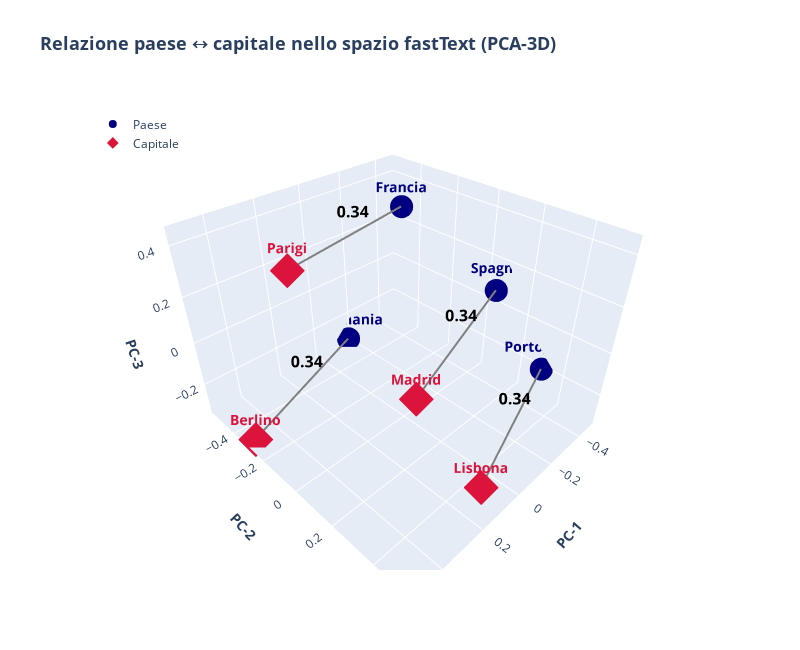

Source (notebook cell):
### Code cell
# ----------------------------------------------------------
# Interactive 3D Plot
# ----------------------------------------------------------
import sys, subprocess
try:
    import plotly.graph_objects as go
except ImportError:
    subprocess.check_call([sys.executable, "-m", "pip", "install", "-q", "plotly>=5.19"])
    import plotly.graph_objects as go

from sklearn.decomposition import PCA
from sklearn.metrics.pairwise import cosine_similarity
import numpy as np

def plot_3d(
    pairs,
    figsize=(800, 650),
    font_size=14,
    line_width=4,
    marker_country=8,
    marker_capital=9
):
    # --------- vettori normalizzati ---------
    words = [w for p in pairs for w in p]
    vecs  = np.vstack([_unit(w2v[w]) for w in words])
    coords = PCA(n_components=3, random_state=42).fit_transform(vecs)
    coords_country = coords[0::2]
    coords_capital = coords[1::2]

    traces = []

    # --------- Paesi ----------
    traces.append(go.Scatter3d(
        x=coords_country[:,0], y=coords_country[:,1], z=coords_country[:,2],
        mode="markers+text",
        marker=dict(size=marker_country, color="navy"),
        text=[f"<b>{c}</b>" for c,_ in pairs],
        textposition="top center",
        textfont=dict(size=font_size, color="navy"),
        name="Paese"
    ))

    # --------- Capitali ----------
    traces.append(go.Scatter3d(
        x=coords_capital[:,0], y=coords_capital[:,1], z=coords_capital[:,2],
        mode="markers+text",
        marker=dict(size=marker_capital, color="crimson", symbol="diamond"),
        text=[f"<b>{cap}</b>" for _,cap in pairs],
        textposition="top center",
        textfont=dict(size=font_size, color="crimson"),
        name="Capitale"
    ))

    # --------- Segmenti + distanza ----------
    for i, (country, capital) in enumerate(pairs):
        x = [coords_country[i,0], coords_capital[i,0]]
        y = [coords_country[i,1], coords_capital[i,1]]
        z = [coords_country[i,2], coords_capital[i,2]]

        # linea
        traces.append(go.Scatter3d(
            x=x, y=y, z=z,
            mode="lines",
            line=dict(color="gray", width=line_width),
            showlegend=False
        ))

        # distanza coseno
        dist = 1 - cosine_similarity([_unit(w2v[country])],
                                     [_unit(w2v[capital])])[0,0]
        xm, ym, zm = np.mean(x), np.mean(y), np.mean(z)
        traces.append(go.Scatter3d(
            x=[xm], y=[ym], z=[zm],
            mode="text",
            text=[f"<b>{dist:.2f}</b>"],
            textfont=dict(size=font_size + 2, color="black"),
            showlegend=False
        ))

    # --------- helper titolo asse ----------
    def axis_title(txt):
        return dict(title=dict(text=f"<b>{txt}</b>",
                               font=dict(size=font_size)))

    # --------- Layout ----------
    layout = go.Layout(
        title=dict(text="<b>Relazione paese ↔ capitale nello spazio fastText (PCA-3D)</b>",
                   font=dict(size=18)),
        width=figsize[0], height=figsize[1],
        scene=dict(
            xaxis=axis_title("PC-1"),
            yaxis=axis_title("PC-2"),
            zaxis=axis_title("PC-3"),
            aspectmode="data"
        ),
        legend=dict(font=dict(size=font_size-2), x=0.02, y=0.98)
    )

    go.Figure(data=traces, layout=layout).show()


# ------------- ESEMPIO -------------
pairs = [
    ("Francia",  "Parigi"),
    ("Portogallo", "Lisbona"),
    ("Spagna",   "Madrid"),
    ("Germania", "Berlino")
]

plot_3d(pairs)

### Figure 1 — Plotly figure (JSON) as saved in the notebook; plotly's stock layout.template omitted (floating-point values rounded to 4 significant figures)
{"data": [{"marker": {"color": "navy", "size": 8}, "mode": "markers+text", "name": "Paese", "text": ["<b>Francia</b>", "<b>Portogallo</b>", "<b>Spagna</b>", "<b>Germania</b>"], "textfont": {"color": "navy", "size": 14}, "textposition": "top center", "type": "scatter3d", "x": [-0.303, -0.471, -0.4255, -0.1662], "y": [-0.3194, 0.3136, 0.08554, -0.5367], "z": [0.3653, -0.1938, 0.09925, -0.3189]}, {"marker": {"color": "crimson", "size": 9, "symbol": "diamond"}, "mode": "markers+text", "name": "Capitale", "text": ["<b>Parigi</b>", "<b>Lisbona</b>", "<b>Madrid</b>", "<b>Berlino</b>"], "textfont": {"color": "crimson", "size": 14}, "textposition": "top center", "type": "scatter3d", "x": [0.4058, 0.1918, 0.2599, 0.5081], "y": [-0.08303, 0.5275, 0.3052, -0.2926], "z": [0.4452, -0.172, 0.09978, -0.3247]}, {"line": {"color": "gray", "width": 4}, "mode": "lines", "showlegend": false, "type": "scatter3d", "x": [-0.303, 0.4058], "y": [-0.3194, -0.08303], "z": [0.3653, 0.4452]}, {"mode": "text", "showlegend": false, "text": ["<b>0.34</b>"], "textfont": {"color": "black", "size": 16}, "type": "scatter3d", "x": [0.05142], "y": [-0.2012], "z": [0.4052]}, {"line": {"color": "gray", "width": 4}, "mode": "lines", "showlegend": false, "type": "scatter3d", "x": [-0.471, 0.1918], "y": [0.3136, 0.5275], "z": [-0.1938, -0.172]}, {"mode": "text", "showlegend": false, "text": ["<b>0.34</b>"], "textfont": {"color": "black", "size": 16}, "type": "scatter3d", "x": [-0.1396], "y": [0.4205], "z": [-0.1829]}, {"line": {"color": "gray", "width": 4}, "mode": "lines", "showlegend": false, "type": "scatter3d", "x": [-0.4255, 0.2599], "y": [0.08554, 0.3052], "z": [0.09925, 0.09978]}, {"mode": "text", "showlegend": false, "text": ["<b>0.34</b>"], "textfont": {"color": "black", "size": 16}, "type": "scatter3d", "x": [-0.0828], "y": [0.1954], "z": [0.09951]}, {"line": {"color": "gray", "width": 4}, "mode": "lines", "showlegend": false, "type": "scatter3d", "x": [-0.1662, 0.5081], "y": [-0.5367, -0.2926], "z": [-0.3189, -0.3247]}, {"mode": "text", "showlegend": false, "text": ["<b>0.34</b>"], "textfont": {"color": "black", "size": 16}, "type": "scatter3d", "x": [0.171], "y": [-0.4147], "z": [-0.3218]}], "layout": {"height": 650, "legend": {"font": {"size": 12}, "x": 0.02, "y": 0.98}, "scene": {"aspectmode": "data", "aspectratio": {"x": 1.054, "y": 1.145, "z": 0.8286}, "camera": {"center": {"x": 0, "y": 0, "z": 0}, "eye": {"x": 1.201, "y": 1.201, "z": 1.201}, "projection": {"type": "perspective"}, "up": {"x": 0, "y": 0, "z": 1}}, "xaxis": {"title": {"font": {"size": 14}, "text": "<b>PC-1</b>"}, "type": "linear"}, "yaxis": {"title": {"font": {"size": 14}, "text": "<b>PC-2</b>"}, "type": "linear"}, "zaxis": {"title": {"font": {"size": 14}, "text": "<b>PC-3</b>"}, "type": "linear"}}, "title": {"font": {"size": 18}, "text": "<b>Relazione paese ↔ capitale nello spazio fastText (PCA-3D)</b>"}, "width": 800}}
